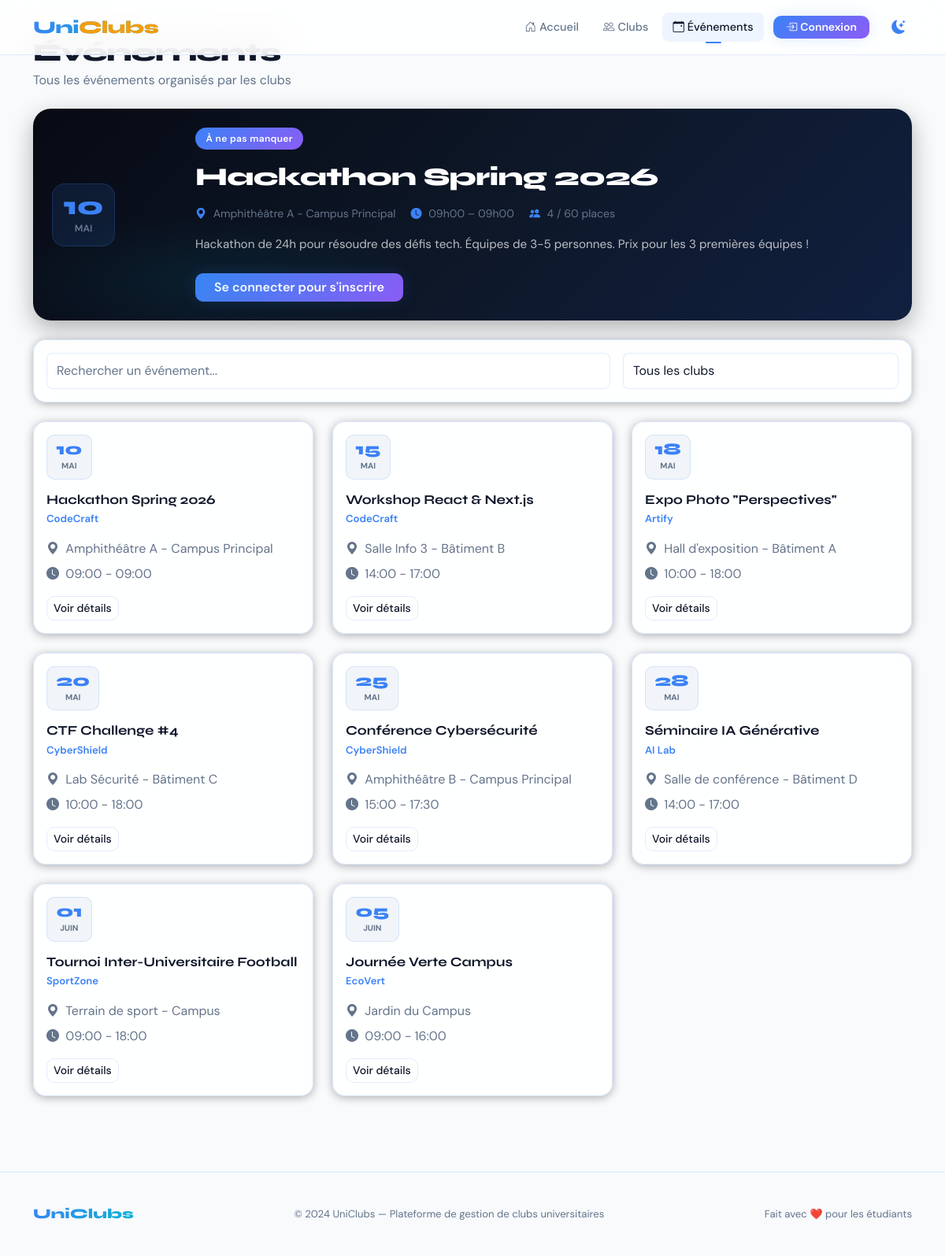
Page /pages/events.php on the committed database.
### tables this page shows
CREATE TABLE `evenements` (
    `id` INT AUTO_INCREMENT PRIMARY KEY,
    `titre` VARCHAR(255) NOT NULL,
    `description` TEXT NOT NULL,
    `club_id` INT NOT NULL,
    `lieu` VARCHAR(255) NOT NULL,
    `date_debut` DATETIME NOT NULL,
    `date_fin` DATETIME NOT NULL,
    `max_participants` INT NOT NULL DEFAULT 50,
    `created_at` DATETIME NOT NULL DEFAULT CURRENT_TIMESTAMP,
    FOREIGN KEY (`club_id`) REFERENCES `clubs`(`id`) ON DELETE CASCADE
);

CREATE TABLE `clubs` (
    `id` INT AUTO_INCREMENT PRIMARY KEY,
    `nom` VARCHAR(255) NOT NULL,
    `description` TEXT NOT NULL,
    `categorie` VARCHAR(100) NOT NULL DEFAULT 'autre',
    `emoji` VARCHAR(10) DEFAULT '📌',
    `couleur_gradient` VARCHAR(255) DEFAULT 'linear-gradient(135deg, #e8f0fc, #c5d8ff)',
    `admin_id` INT NOT NULL,
    `created_at` DATETIME NOT NULL DEFAULT CURRENT_TIMESTAMP,
    FOREIGN KEY (`admin_id`) REFERENCES `users`(`id`) ON DELETE CASCADE
);

### pages/events.php (the view, shortened to what this page needs)
<?php
require_once '../actions/connexion.php';
$result = $cnx->query("SELECT e.*, c.nom as club_nom, c.emoji, c.admin_id, (SELECT COUNT(*) FROM inscriptions_evenements WHERE evenement_id = e.id) as nb_inscrits FROM evenements e JOIN clubs c ON e.club_id = c.id ORDER BY e.date_debut ASC");
$events = $result->fetchAll(PDO::FETCH_ASSOC);
$result_hero = $cnx->query("SELECT e.*, c.nom as club_nom, c.emoji, (SELECT COUNT(*) FROM inscriptions_evenements WHERE evenement_id = e.id) as nb_inscrits FROM evenements e JOIN clubs c ON e.club_id = c.id WHERE e.date_debut >= NOW() ORDER BY e.date_debut ASC LIMIT 1");
$hero_event = $result_hero->fetch(PDO::FETCH_ASSOC);
$months_fr_upper = array('JANV','FÉVR','MARS','AVR','MAI','JUIN','JUIL','AOÛT','SEPT','OCT','NOV','DÉC');
include '../includes/header.php';
?>
        <div class="d-flex flex-column flex-lg-row justify-content-between align-items-lg-center gap-3 mb-4">
            <div>
                <h1 class="page-title mb-1">Événements</h1>
                <p class="text-muted mb-0">Tous les événements organisés par les clubs</p>
            </div>
        </div>
        <?php if ($hero_event): ?>
            <?php
                $hd = new DateTime($hero_event['date_debut']);
                $hero_day = $hd->format('d');
                $hero_month_upper = $months_fr_upper[intval($hd->format('m')) - 1];
                $hero_time_start = $hd->format('H\h00');
                $hero_time_end = (new DateTime($hero_event['date_fin']))->format('H\h00');
            ?>
            <section class="hero-event p-4 mb-4">
                <div class="row align-items-center g-4">
                    <div class="col-md-2 text-center text-md-start">
                        <div class="hero-date mx-auto mx-md-0">
                            <div class="hero-day"><?= $hero_day ?></div>
                            <div class="hero-month"><?= $hero_month_upper ?></div>
                        </div>
                    </div>
                    <div class="col-md-10">
                        <span class="badge badge-accent mb-3">À ne pas manquer</span>
                        <h2 class="hero-title mb-3"><?= htmlspecialchars($hero_event['titre']) ?></h2>
                        <div class="meta-line mb-3">
                            <span><i class="bi bi-geo-alt-fill"></i> <?= htmlspecialchars($hero_event['lieu']) ?></span>
                            <span><i class="bi bi-clock-fill"></i> <?= $hero_time_start ?> – <?= $hero_time_end ?></span>
                            <span><i class="bi bi-people-fill"></i> <?= $hero_event['nb_inscrits'] ?> / <?= $hero_event['max_participants'] ?> places</span>
                        </div>
                        <p class="hero-text mb-4"><?= htmlspecialchars(substr($hero_event['description'], 0, 200)) ?></p>
                        <?php if ($logged_in): ?>
                            <form action="../actions/event_register.php" method="POST" class="d-inline">
                                <input type="hidden" name="event_id" value="<?= $hero_event['id'] ?>">
                                <button type="submit" class="btn btn-accent px-4">S'inscrire maintenant</button>
                            </form>
                        <?php else: ?>
                            <a href="login.php" class="btn btn-accent px-4">Se connecter pour s'inscrire</a>
                        <?php endif; ?>
                    </div>
                </div>
            </section>
        <?php endif; ?>
        <div class="card border-0 shadow-sm rounded-4 mb-4 search-card">
            <div class="card-body">
                <div class="row g-3">
                    <div class="col-md-8">
                        <input type="text" id="eventSearch" class="form-control rounded-3" placeholder="Rechercher un événement..." oninput="filterEvents()" />
                    </div>
                    <div class="col-md-4">
                        <select id="clubFilter" class="form-select rounded-3" onchange="filterEvents()">
                            <option value="">Tous les clubs</option>
                        </select>
                    </div>
                </div>
            </div>
        </div>
        <div class="row g-4" id="eventsGrid">
            <?php if (empty($events)): ?>
                <div class="col-12">
                    <p class="text-muted text-center py-5">Aucun événement n'a encore été créé.</p>
                </div>
            <?php else: ?>
                <?php foreach ($events as $evt): ?>
                    <?php
                        $ed = new DateTime($evt['date_debut']);
                        $evt_day = $ed->format('d');
                        $evt_month_upper = $months_fr_upper[intval($ed->format('m')) - 1];
                        $evt_time_start = $ed->format('H:i');
                        $evt_time_end = (new DateTime($evt['date_fin']))->format('H:i');
                    ?>
                    <div class="col-md-6 col-xl-4 event-item" data-club="<?= htmlspecialchars($evt['club_nom']) ?>">
                        <div class="card event-card h-100 border-0 shadow-sm rounded-4">
                            <div class="card-body">
                                <div class="small-date mb-3">
                                    <div class="small-day"><?= $evt_day ?></div>
                                    <div class="small-month"><?= $evt_month_upper ?></div>
                                </div>
                                <h5 class="event-title mb-1"><?= htmlspecialchars($evt['titre']) ?></h5>
                                <p class="club-text"><?= htmlspecialchars($evt['club_nom']) ?></p>
                                <p class="text-muted mb-2">
                                    <i class="bi bi-geo-alt-fill me-1"></i> <?= htmlspecialchars($evt['lieu']) ?>
                                </p>
                                <p class="text-muted mb-3">
                                    <i class="bi bi-clock-fill me-1"></i> <?= $evt_time_start ?> - <?= $evt_time_end ?>
                                </p>
                                <div class="d-flex gap-2 flex-wrap">
                                    <a href="event_details.php?id=<?= $evt['id'] ?>" class="btn btn-secondary-ghost btn-sm">Voir détails</a>
                                </div>
                            </div>
                        </div>
                    </div>
                <?php endforeach; ?>
            <?php endif; ?>
        </div>
<?php include '../includes/footer.php'; ?>

### css/global.css (style rules this page uses)
:root { --bg: #050A14; --surface: #0C1526; --surface2: #112040; --surface3: #1a2d55; --accent: #3B82F6; --accent2: #06B6D4; --accent3: #8B5CF6; --gold: #F59E0B; --green: #10B981; --red: #EF4444; --text: #E8F0FE; --text-muted: #6B85A8; --border: rgba(59,130,246,0.15); --glow: rgba(59,130,246,0.3); --radius: 1rem; --radius-lg: 1.4rem; --transition: 0.3s cubic-bezier(.4,0,.2,1); }
[data-theme="light"] { --bg: #F8FAFC; --surface: #FFFFFF; --surface2: #F1F5F9; --surface3: #E2E8F0; --text: #0F172A; --text-muted: #64748B; --border: rgba(59,130,246,0.15); --glow: rgba(59,130,246,0.15); }
*, *::before, *::after { box-sizing: border-box; }
body { font-family: 'DM Sans', sans-serif; background: var(--bg); color: var(--text); overflow-x: hidden; -webkit-font-smoothing: antialiased; }
a { color: var(--accent); text-decoration: none; transition: color var(--transition); }
.brand, .page-title, .section-title, .side-title, .hero-title, .stat-value, .stat-number, .item-title, .date-day, .club-title, .club-name, .event-title, .member-name, .form-title, .feature-title { font-family: 'Syne', sans-serif; }
.card, .glass-card { background: rgba(12,21,38,0.6) !important; backdrop-filter: blur(12px); -webkit-backdrop-filter: blur(12px); border: 1px solid var(--border) !important; border-radius: var(--radius) !important; color: var(--text); }
[data-theme="light"] .card, [data-theme="light"] .glass-card { background: rgba(255,255,255,0.85) !important; border-color: rgba(59,130,246,0.2) !important; box-shadow: 0 4px 20px rgba(0,0,0,0.03); }
.card-body { color: var(--text); }
.btn-accent { background: linear-gradient(135deg, var(--accent), var(--accent3)) !important; border: none !important; color: #fff !important; border-radius: 10px; font-weight: 600; box-shadow: 0 0 20px var(--glow); transition: all var(--transition); }
.btn-secondary-ghost { background: transparent !important; border: 1px solid var(--border) !important; color: var(--text) !important; border-radius: 10px; font-weight: 500; transition: all var(--transition); }
.form-control, .form-select { background: var(--surface) !important; border: 1px solid var(--border) !important; color: var(--text) !important; border-radius: 10px; min-height: 46px; transition: all var(--transition); }
.form-control::placeholder { color: var(--text-muted) !important; }
.form-select option { background: var(--surface); color: var(--text); }
.badge { font-weight: 600; border-radius: 999px; }
.hero-badge, .badge-accent { background: linear-gradient(135deg, var(--accent), var(--accent3)) !important; color: #fff !important; font-size: 0.75rem; border-radius: 999px; padding: 0.5rem 0.85rem; font-weight: 600; letter-spacing: 0.03em; }
.page-title { font-size: 2rem; font-weight: 800; letter-spacing: -0.03em; color: var(--text); }
.text-muted { color: var(--text-muted) !important; }
.shadow-sm { box-shadow: 0 2px 12px rgba(0,0,0,0.3) !important; }

### rows in the picture
evenements: date_debut "10", date_debut "MAI", titre "Hackathon Spring 2026", lieu "Amphithéâtre A - Campus Principal", date_debut "09h00", date_fin "09h00", max_participants "60", description "Hackathon de 24h pour résoudre des défis tech. Équipes de 3-5 personnes. Prix pour les 3 premières équipes !", club.nom "CodeCraft", date_debut "09:00", date_fin "09:00"
evenements: date_debut "15", date_debut "MAI", titre "Workshop React & Next.js", club.nom "CodeCraft", lieu "Salle Info 3 - Bâtiment B", date_debut "14:00", date_fin "17:00"
evenements: date_debut "18", date_debut "MAI", titre "Expo Photo \"Perspectives\"", club.nom "Artify", lieu "Hall d'exposition - Bâtiment A", date_debut "10:00", date_fin "18:00"
evenements: date_debut "20", date_debut "MAI", titre "CTF Challenge #4", club.nom "CyberShield", lieu "Lab Sécurité - Bâtiment C", date_debut "10:00", date_fin "18:00"
evenements: date_debut "25", date_debut "MAI", titre "Conférence Cybersécurité", club.nom "CyberShield", lieu "Amphithéâtre B - Campus Principal", date_debut "15:00", date_fin "17:30"
evenements: date_debut "28", date_debut "MAI", titre "Séminaire IA Générative", club.nom "AI Lab", lieu "Salle de conférence - Bâtiment D", date_debut "14:00", date_fin "17:00"
evenements: date_debut "01", date_debut "JUIN", titre "Tournoi Inter-Universitaire Football", club.nom "SportZone", lieu "Terrain de sport - Campus", date_debut "09:00", date_fin "18:00"
evenements: date_debut "05", date_debut "JUIN", titre "Journée Verte Campus", club.nom "EcoVert", lieu "Jardin du Campus", date_debut "09:00", date_fin "16:00"

### other values in the picture
$hero_event['nb_inscrits'] "4"
